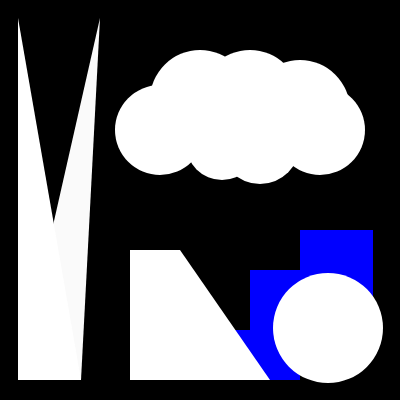
Frame 1 (no input)
Frame 60 (no input): identical to frame 1, image omitted
Frame 120 (the mouse pressed at the canvas centre since frame 60): identical to frame 1, image omitted

The p5.js sketch that drew this single still picture (run headless with seeded random() and noise() and a simulated clock; from frame 60 on, the mouse is pressed at the canvas centre):

// p5.js sketch
// ── sketch.js
function setup() {
  createCanvas(400, 400);
}

function draw() {
// hello
  background("black");
  noStroke();

 fill(250)
 triangle(100, 18, 18, 380, 81, 380);

 fill('250')
 ellipse(200,100,100,100)
 ellipse(160,130,90,90)
 ellipse(320,130,90,90)
fill('250');
  triangle(18, 18, 18, 380, 81, 380);
ellipse(250,100,100,100)
  ellipse(300,110,100,100)
fill('blue');
  rect(300, 230, 73, 73)
fill('blue');
  rect(250, 270, 73, 73)
fill('250');
  ellipse(260, 144, 80, 80)
fill('250');
  ellipse(222, 144, 72, 72)
fill('blue')
  rect(200, 330, 100, 50)

fill('250');
  quad(130, 250, 180, 250, 270, 380, 130, 380)
 ellipse(328,328,110,110)}
